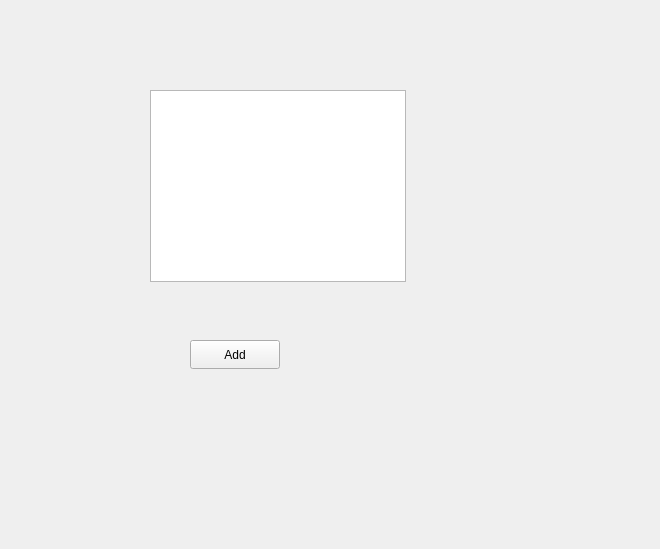
<?xml version="1.0" encoding="UTF-8"?>
<ui version="4.0">
 <class>selectPlaylistforsongwindow</class>
 <widget class="QWidget" name="selectPlaylistforsongwindow">
  <property name="geometry">
   <rect>
    <x>0</x>
    <y>0</y>
    <width>660</width>
    <height>549</height>
   </rect>
  </property>
  <property name="windowTitle">
   <string>Form</string>
  </property>
  <widget class="QListWidget" name="listWidget">
   <property name="geometry">
    <rect>
     <x>150</x>
     <y>90</y>
     <width>256</width>
     <height>192</height>
    </rect>
   </property>
  </widget>
  <widget class="QPushButton" name="pushButton">
   <property name="geometry">
    <rect>
     <x>190</x>
     <y>340</y>
     <width>90</width>
     <height>29</height>
    </rect>
   </property>
   <property name="text">
    <string>Add</string>
   </property>
  </widget>
 </widget>
 <resources/>
 <connections/>
</ui>
